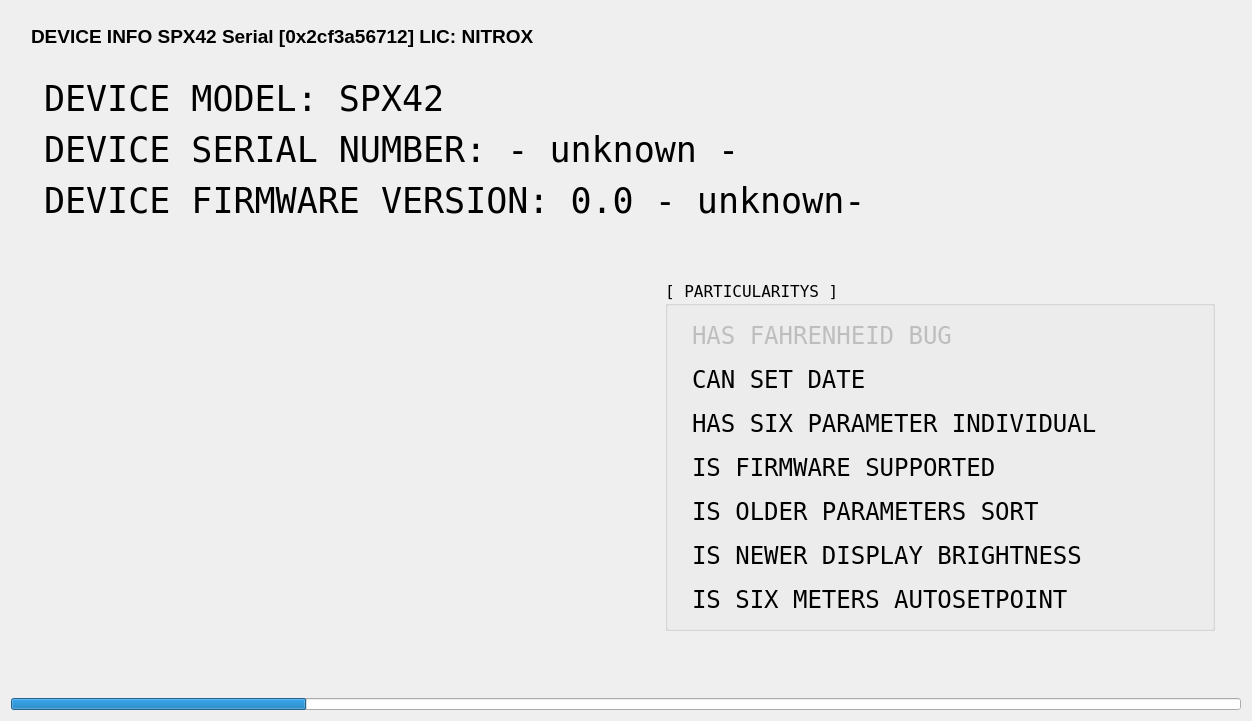
<?xml version="1.0" encoding="UTF-8"?>
<ui version="4.0">
 <class>DeviceInfoFragment</class>
 <widget class="QWidget" name="DeviceInfoFragment">
  <property name="geometry">
   <rect>
    <x>0</x>
    <y>0</y>
    <width>1252</width>
    <height>721</height>
   </rect>
  </property>
  <property name="windowTitle">
   <string>Form</string>
  </property>
  <layout class="QVBoxLayout" name="verticalLayout">
   <item>
    <widget class="QWidget" name="headerWidget" native="true">
     <property name="minimumSize">
      <size>
       <width>800</width>
       <height>50</height>
      </size>
     </property>
     <property name="maximumSize">
      <size>
       <width>1024</width>
       <height>50</height>
      </size>
     </property>
     <layout class="QHBoxLayout" name="horizontalLayout_2">
      <property name="spacing">
       <number>0</number>
      </property>
      <property name="leftMargin">
       <number>0</number>
      </property>
      <property name="topMargin">
       <number>0</number>
      </property>
      <property name="rightMargin">
       <number>0</number>
      </property>
      <property name="bottomMargin">
       <number>0</number>
      </property>
      <item>
       <spacer name="horizontalSpacer">
        <property name="orientation">
         <enum>Qt::Horizontal</enum>
        </property>
        <property name="sizeType">
         <enum>QSizePolicy::Maximum</enum>
        </property>
        <property name="sizeHint" stdset="0">
         <size>
          <width>20</width>
          <height>20</height>
         </size>
        </property>
       </spacer>
      </item>
      <item>
       <widget class="QLabel" name="tabHeaderLabel">
        <property name="minimumSize">
         <size>
          <width>0</width>
          <height>20</height>
         </size>
        </property>
        <property name="maximumSize">
         <size>
          <width>16777215</width>
          <height>40</height>
         </size>
        </property>
        <property name="font">
         <font>
          <pointsize>14</pointsize>
          <weight>75</weight>
          <bold>true</bold>
         </font>
        </property>
        <property name="text">
         <string>DEVICE INFO SPX42 Serial [0x2cf3a56712] LIC: NITROX</string>
        </property>
       </widget>
      </item>
      <item>
       <spacer name="horizontalSpacer_2">
        <property name="orientation">
         <enum>Qt::Horizontal</enum>
        </property>
        <property name="sizeHint" stdset="0">
         <size>
          <width>40</width>
          <height>20</height>
         </size>
        </property>
       </spacer>
      </item>
     </layout>
    </widget>
   </item>
   <item>
    <widget class="QWidget" name="deviceInfoBodyWidget" native="true">
     <layout class="QVBoxLayout" name="verticalLayout_3">
      <item>
       <widget class="QLabel" name="deviceModelLabel">
        <property name="minimumSize">
         <size>
          <width>0</width>
          <height>45</height>
         </size>
        </property>
        <property name="maximumSize">
         <size>
          <width>16777215</width>
          <height>55</height>
         </size>
        </property>
        <property name="font">
         <font>
          <family>DejaVu Sans Mono</family>
          <pointsize>26</pointsize>
         </font>
        </property>
        <property name="statusTip">
         <string>device model name...</string>
        </property>
        <property name="text">
         <string>DEVICE MODEL: SPX42</string>
        </property>
        <property name="margin">
         <number>0</number>
        </property>
        <property name="indent">
         <number>24</number>
        </property>
       </widget>
      </item>
      <item>
       <widget class="QLabel" name="deviceSerialNumberLabel">
        <property name="minimumSize">
         <size>
          <width>0</width>
          <height>45</height>
         </size>
        </property>
        <property name="maximumSize">
         <size>
          <width>16777215</width>
          <height>55</height>
         </size>
        </property>
        <property name="font">
         <font>
          <family>DejaVu Sans Mono</family>
          <pointsize>26</pointsize>
         </font>
        </property>
        <property name="statusTip">
         <string>device serial numbrer...</string>
        </property>
        <property name="text">
         <string>DEVICE SERIAL NUMBER: - unknown -</string>
        </property>
        <property name="indent">
         <number>24</number>
        </property>
       </widget>
      </item>
      <item>
       <widget class="QLabel" name="deviceFirmwareVersionNumber">
        <property name="minimumSize">
         <size>
          <width>0</width>
          <height>45</height>
         </size>
        </property>
        <property name="maximumSize">
         <size>
          <width>16777215</width>
          <height>55</height>
         </size>
        </property>
        <property name="font">
         <font>
          <family>DejaVu Sans Mono</family>
          <pointsize>26</pointsize>
         </font>
        </property>
        <property name="statusTip">
         <string>device firmware version...</string>
        </property>
        <property name="text">
         <string>DEVICE FIRMWARE VERSION: 0.0 - unknown-</string>
        </property>
        <property name="indent">
         <number>24</number>
        </property>
       </widget>
      </item>
      <item>
       <widget class="QWidget" name="particulatytyWidget" native="true">
        <property name="sizePolicy">
         <sizepolicy hsizetype="Expanding" vsizetype="Expanding">
          <horstretch>0</horstretch>
          <verstretch>0</verstretch>
         </sizepolicy>
        </property>
        <layout class="QHBoxLayout" name="horizontalLayout">
         <item>
          <spacer name="horizontalSpacer_3">
           <property name="orientation">
            <enum>Qt::Horizontal</enum>
           </property>
           <property name="sizeType">
            <enum>QSizePolicy::MinimumExpanding</enum>
           </property>
           <property name="sizeHint" stdset="0">
            <size>
             <width>280</width>
             <height>20</height>
            </size>
           </property>
          </spacer>
         </item>
         <item>
          <widget class="QLabel" name="spx42ImageLabel">
           <property name="sizePolicy">
            <sizepolicy hsizetype="Expanding" vsizetype="Expanding">
             <horstretch>0</horstretch>
             <verstretch>0</verstretch>
            </sizepolicy>
           </property>
           <property name="minimumSize">
            <size>
             <width>350</width>
             <height>200</height>
            </size>
           </property>
           <property name="text">
            <string/>
           </property>
           <property name="pixmap">
            <pixmap resource="../res/SPX42ControlRes.qrc">:/images/spx42-normal</pixmap>
           </property>
           <property name="alignment">
            <set>Qt::AlignCenter</set>
           </property>
          </widget>
         </item>
         <item>
          <widget class="QGroupBox" name="firmwarePartGroupBox">
           <property name="sizePolicy">
            <sizepolicy hsizetype="Expanding" vsizetype="Expanding">
             <horstretch>0</horstretch>
             <verstretch>0</verstretch>
            </sizepolicy>
           </property>
           <property name="minimumSize">
            <size>
             <width>550</width>
             <height>300</height>
            </size>
           </property>
           <property name="maximumSize">
            <size>
             <width>16777215</width>
             <height>350</height>
            </size>
           </property>
           <property name="font">
            <font>
             <family>DejaVu Sans Mono</family>
             <pointsize>12</pointsize>
            </font>
           </property>
           <property name="title">
            <string>[ PARTICULARITYS ]</string>
           </property>
           <layout class="QVBoxLayout" name="verticalLayout_2">
            <property name="spacing">
             <number>4</number>
            </property>
            <property name="leftMargin">
             <number>24</number>
            </property>
            <property name="rightMargin">
             <number>34</number>
            </property>
            <item>
             <widget class="QLabel" name="fahrenheidBugLabel">
              <property name="enabled">
               <bool>false</bool>
              </property>
              <property name="sizePolicy">
               <sizepolicy hsizetype="Expanding" vsizetype="MinimumExpanding">
                <horstretch>0</horstretch>
                <verstretch>0</verstretch>
               </sizepolicy>
              </property>
              <property name="minimumSize">
               <size>
                <width>400</width>
                <height>34</height>
               </size>
              </property>
              <property name="maximumSize">
               <size>
                <width>16777215</width>
                <height>45</height>
               </size>
              </property>
              <property name="font">
               <font>
                <family>DejaVu Sans Mono</family>
                <pointsize>18</pointsize>
                <kerning>false</kerning>
               </font>
              </property>
              <property name="statusTip">
               <string>device has an old firmware with bug in communiacation for temperature units...</string>
              </property>
              <property name="locale">
               <locale language="English" country="UnitedKingdom"/>
              </property>
              <property name="text">
               <string>HAS FAHRENHEID BUG</string>
              </property>
             </widget>
            </item>
            <item>
             <widget class="QLabel" name="canSetDateLabel">
              <property name="sizePolicy">
               <sizepolicy hsizetype="Expanding" vsizetype="MinimumExpanding">
                <horstretch>0</horstretch>
                <verstretch>0</verstretch>
               </sizepolicy>
              </property>
              <property name="minimumSize">
               <size>
                <width>400</width>
                <height>34</height>
               </size>
              </property>
              <property name="maximumSize">
               <size>
                <width>16777215</width>
                <height>45</height>
               </size>
              </property>
              <property name="font">
               <font>
                <family>DejaVu Sans Mono</family>
                <pointsize>18</pointsize>
                <kerning>false</kerning>
               </font>
              </property>
              <property name="statusTip">
               <string>device can/can't set date and time via communication interface...</string>
              </property>
              <property name="locale">
               <locale language="English" country="UnitedKingdom"/>
              </property>
              <property name="text">
               <string>CAN SET DATE</string>
              </property>
             </widget>
            </item>
            <item>
             <widget class="QLabel" name="hasSixParametersLabel">
              <property name="sizePolicy">
               <sizepolicy hsizetype="Expanding" vsizetype="MinimumExpanding">
                <horstretch>0</horstretch>
                <verstretch>0</verstretch>
               </sizepolicy>
              </property>
              <property name="minimumSize">
               <size>
                <width>400</width>
                <height>34</height>
               </size>
              </property>
              <property name="maximumSize">
               <size>
                <width>16777215</width>
                <height>45</height>
               </size>
              </property>
              <property name="font">
               <font>
                <family>DejaVu Sans Mono</family>
                <pointsize>18</pointsize>
                <kerning>false</kerning>
               </font>
              </property>
              <property name="statusTip">
               <string>device has six parameters für communication for individuals config...</string>
              </property>
              <property name="locale">
               <locale language="English" country="UnitedKingdom"/>
              </property>
              <property name="text">
               <string>HAS SIX PARAMETER INDIVIDUAL</string>
              </property>
             </widget>
            </item>
            <item>
             <widget class="QLabel" name="isFirmwareSupportedLabel">
              <property name="sizePolicy">
               <sizepolicy hsizetype="Expanding" vsizetype="MinimumExpanding">
                <horstretch>0</horstretch>
                <verstretch>0</verstretch>
               </sizepolicy>
              </property>
              <property name="minimumSize">
               <size>
                <width>400</width>
                <height>34</height>
               </size>
              </property>
              <property name="maximumSize">
               <size>
                <width>16777215</width>
                <height>45</height>
               </size>
              </property>
              <property name="font">
               <font>
                <family>DejaVu Sans Mono</family>
                <pointsize>18</pointsize>
                <kerning>false</kerning>
               </font>
              </property>
              <property name="statusTip">
               <string>is the firmware supported for this software...</string>
              </property>
              <property name="locale">
               <locale language="English" country="UnitedKingdom"/>
              </property>
              <property name="text">
               <string>IS FIRMWARE SUPPORTED</string>
              </property>
             </widget>
            </item>
            <item>
             <widget class="QLabel" name="isOlderParametersSortLabel">
              <property name="sizePolicy">
               <sizepolicy hsizetype="Expanding" vsizetype="MinimumExpanding">
                <horstretch>0</horstretch>
                <verstretch>0</verstretch>
               </sizepolicy>
              </property>
              <property name="minimumSize">
               <size>
                <width>400</width>
                <height>34</height>
               </size>
              </property>
              <property name="maximumSize">
               <size>
                <width>16777215</width>
                <height>45</height>
               </size>
              </property>
              <property name="font">
               <font>
                <family>DejaVu Sans Mono</family>
                <pointsize>18</pointsize>
                <kerning>false</kerning>
               </font>
              </property>
              <property name="statusTip">
               <string>communication interface with older or newer parametr sorting...</string>
              </property>
              <property name="locale">
               <locale language="English" country="UnitedKingdom"/>
              </property>
              <property name="text">
               <string>IS OLDER PARAMETERS SORT</string>
              </property>
             </widget>
            </item>
            <item>
             <widget class="QLabel" name="isNewerDisplayBightnessLabel">
              <property name="sizePolicy">
               <sizepolicy hsizetype="Expanding" vsizetype="MinimumExpanding">
                <horstretch>0</horstretch>
                <verstretch>0</verstretch>
               </sizepolicy>
              </property>
              <property name="minimumSize">
               <size>
                <width>400</width>
                <height>34</height>
               </size>
              </property>
              <property name="maximumSize">
               <size>
                <width>16777215</width>
                <height>45</height>
               </size>
              </property>
              <property name="font">
               <font>
                <family>DejaVu Sans Mono</family>
                <pointsize>18</pointsize>
                <kerning>false</kerning>
               </font>
              </property>
              <property name="statusTip">
               <string>display brightness ar newer or older type...</string>
              </property>
              <property name="locale">
               <locale language="English" country="UnitedKingdom"/>
              </property>
              <property name="text">
               <string>IS NEWER DISPLAY BRIGHTNESS</string>
              </property>
             </widget>
            </item>
            <item>
             <widget class="QLabel" name="isSixMetersAutoSetpointLabel">
              <property name="sizePolicy">
               <sizepolicy hsizetype="Expanding" vsizetype="MinimumExpanding">
                <horstretch>0</horstretch>
                <verstretch>0</verstretch>
               </sizepolicy>
              </property>
              <property name="minimumSize">
               <size>
                <width>400</width>
                <height>34</height>
               </size>
              </property>
              <property name="maximumSize">
               <size>
                <width>16777215</width>
                <height>45</height>
               </size>
              </property>
              <property name="font">
               <font>
                <family>DejaVu Sans Mono</family>
                <pointsize>18</pointsize>
                <kerning>false</kerning>
               </font>
              </property>
              <property name="statusTip">
               <string>is autosetpoint by five or six meters...</string>
              </property>
              <property name="locale">
               <locale language="English" country="UnitedKingdom"/>
              </property>
              <property name="text">
               <string>IS SIX METERS AUTOSETPOINT</string>
              </property>
             </widget>
            </item>
           </layout>
          </widget>
         </item>
         <item>
          <spacer name="horizontalSpacer_4">
           <property name="orientation">
            <enum>Qt::Horizontal</enum>
           </property>
           <property name="sizeHint" stdset="0">
            <size>
             <width>280</width>
             <height>20</height>
            </size>
           </property>
          </spacer>
         </item>
        </layout>
       </widget>
      </item>
     </layout>
    </widget>
   </item>
   <item>
    <widget class="QProgressBar" name="transferProgressBar">
     <property name="minimumSize">
      <size>
       <width>0</width>
       <height>12</height>
      </size>
     </property>
     <property name="maximumSize">
      <size>
       <width>16777215</width>
       <height>12</height>
      </size>
     </property>
     <property name="statusTip">
      <string>transfer status...</string>
     </property>
     <property name="value">
      <number>24</number>
     </property>
     <property name="textVisible">
      <bool>false</bool>
     </property>
     <property name="format">
      <string notr="true">%p%</string>
     </property>
    </widget>
   </item>
  </layout>
 </widget>
 <resources>
  <include location="../res/SPX42ControlRes.qrc"/>
 </resources>
 <connections/>
</ui>
